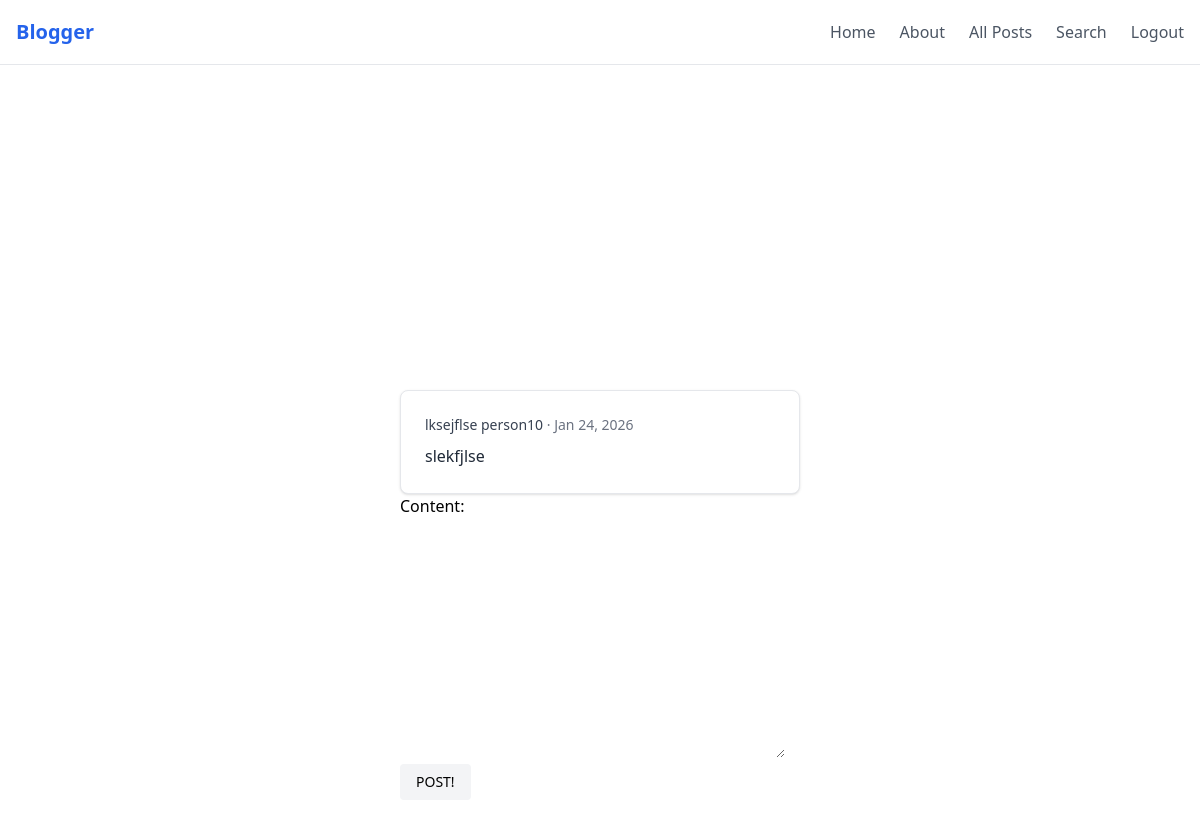
/blogapp/comment/22/ (signed in), run on the app's committed database.
### blogapp/models.py (models this page shows)
class Post(models.Model):
    title = models.CharField(max_length=100)
    content = models.TextField()
    author = models.ForeignKey(User,on_delete=models.CASCADE,related_name="posts")
    created_at = models.DateTimeField(auto_now_add=True)
    tags = models.ManyToManyField(Tag,related_name="posts")

### blogapp/views.py (the view, shortened to what this page needs)
# urls.py: path('comment/<int:pk>/',NewComment.as_view(),name='newcomment'),
class NewComment(LoginRequiredMixin,View):
    def get(self,request,pk):
        form = CommentForm()
        context = {
            "form":form,
            "post":Post.objects.get(id=pk),
            }
        return render(request,"blogapp/newcomment.html",context)

### blogapp/forms.py
class CommentForm(forms.ModelForm):
    class Meta:
        model = Comment
        fields = ['content']

### blogapp/templates/blogapp/newcomment.html (shortened to what this page needs)
{% extends "./base.html" %}
{% block content %}
    <div class="bg-white p-6 rounded-lg shadow border border-gray-200">
        <div class="text-sm text-gray-500 mb-2">
          <span class="font-medium text-gray-700">{{post.title}} {{ post.author }}</span>
          ·
          <span>{{ post.created_at|date:"M d, Y" }}</span>
        </div>
        <div class="text-gray-800 leading-relaxed">
          {{ post.content }}
        </div>
      </div>
    <form method="POST">
        {{form.as_p}}
        <button type="submit" class="px-4 py-2 text-sm bg-gray-100 rounded hover:bg-gray-200">POST!</button>
    </form>
{% endblock %}

### data on the page
Post: title "lksejflse", author "person10", created_at "Jan 24, 2026", content "slekfjlse"
